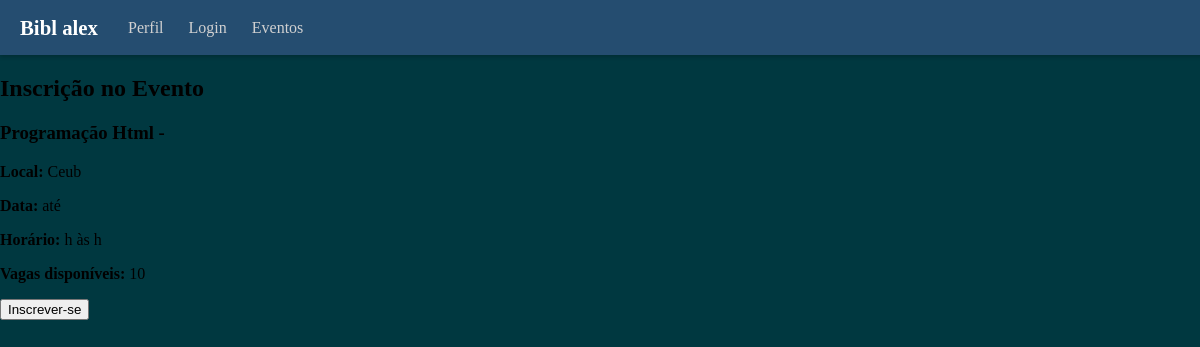
/eventos/inscricao/3/ (signed in), run on an earlier commit of the app's database.
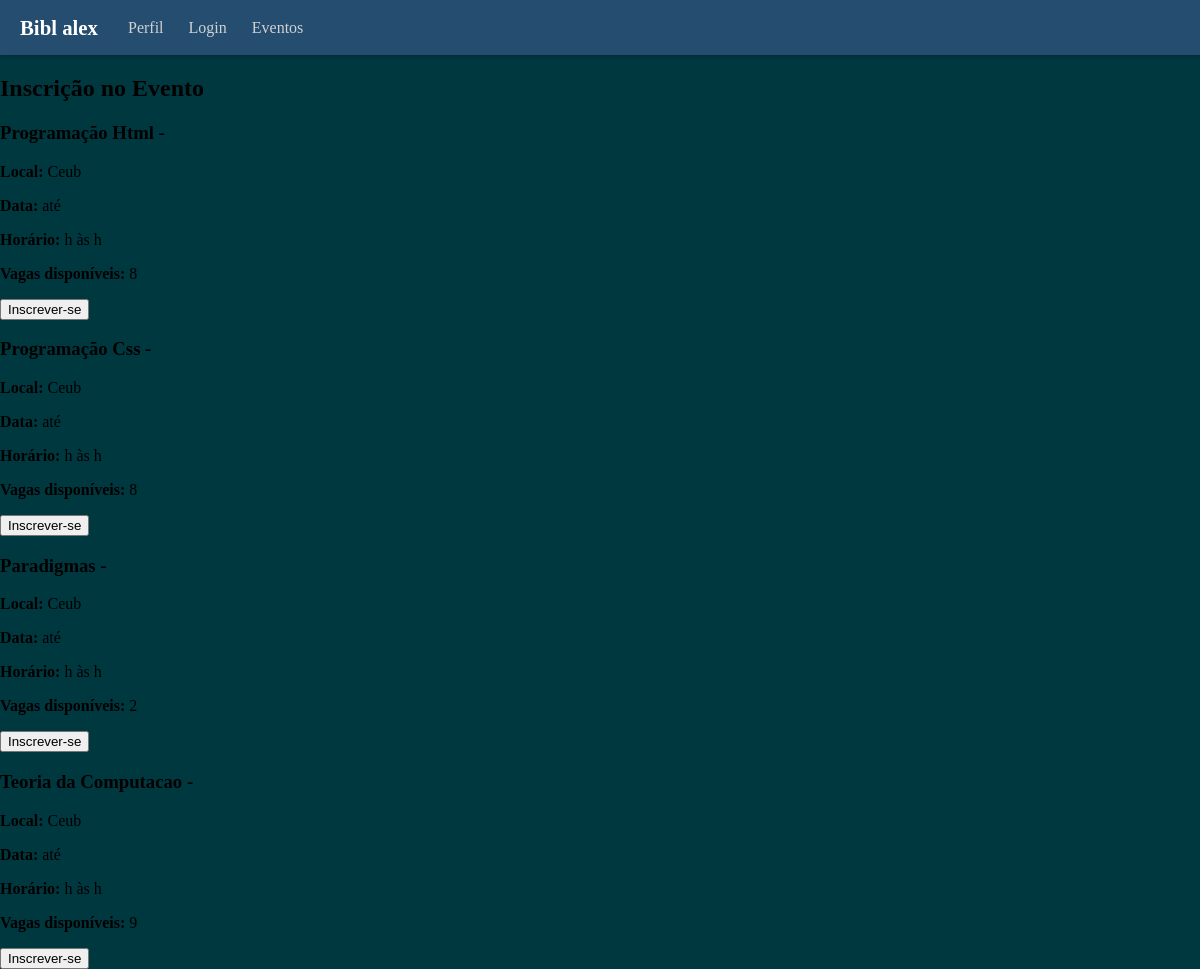
And on a later commit of the database.
### login/models.py (models this page shows)
class Evento (models.Model):
    id_evento = models.AutoField(primary_key=True, unique=True)
    nome = models.TextField(max_length=100, null= True)
    tipoEvento = models.TextField(max_length=200)
    dataIni = models.DateField()
    dataFin = models.DateField()
    horasDura = models.TimeField(null=True, blank=True)
    local = models.TextField(max_length=200)
    quantPart = models.IntegerField(validators=[MinValueValidator(0)])
    organizador = models.TextField(max_length=200)
    vagas = models.IntegerField(validators=[MinValueValidator(0)], null=False)
    certificado = models.BooleanField(default=False)

### login/views.py (the view, shortened to what this page needs)
# urls.py: path('eventos/inscricao/<int:evento_id>/', views.inscricao_evento, name='inscricao_evento'),
def inscricao_evento(request, evento_id):
    usuario_id = request.session.get("usuario_id")
    if not usuario_id:
        return redirect("login")
    return render(request,"inscricao.html", {"usuarios": Usuario.objects.all(), "eventos": Evento.objects.all()})

### login/templates/inscricao.html (shortened to what this page needs)
{% extends "base.html" %}
{% block content %}
<div class="container">
  <h2>Inscrição no Evento</h2>
    <div class="eventosDisp-quadro">
        <div class="eventos-lista">
            {% for evento in eventos  %}
                {%if not evento.emitido %}
                <div class="eventos-itens">
                    <h3>{{ evento.nome }} - {{ evento.tipoevento }}</h3>
                    <p><strong>Local:</strong> {{ evento.local }}</p>
                    <p><strong>Data:</strong> {{ evento.dataI }} até {{ evento.dataF }}</p>
                    <p><strong>Horário:</strong> {{ evento.horarioI }}h às {{ evento.horarioF }}h</p>
                    {% if evento.id_evento in inscritos %}
                    <span style="color: green; font-weight: bold;"> Já inscrito</span>
                    {% else %}
                    <p><strong>Vagas disponíveis:</strong> {{ evento.vagas }}</p>
                        <form method="post" action="{% url 'inscricao_evento' evento.id_evento %}">
                            <div class="eve-btn">
                                <button type="submit" class="eventos-inscricao-btn">Inscrever-se</button>
                            </div>
                        </form>
                    {% endif %}
                </div>
            {% endif %}
            {% endfor %}
        </div>
    </div>
</div>
{% endblock %}

What changed in the data, as far as the page shows it:
changed Evento "Programação Html": vagas "10" → "8"
added Evento: nome "Programação Css", local "Ceub", vagas "8"
added Evento: nome "Paradigmas", local "Ceub", vagas "2"
added Evento: nome "Teoria da Computacao", local "Ceub", vagas "9"
